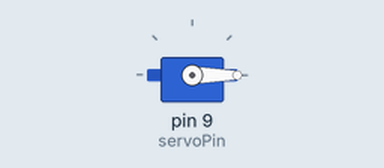
This sketch was run on a simulated Arduino Uno, built with avr-gcc and run on an emulated ATmega328P. Parts: servo.

Above: at 0.05 s.
Timing chart, 0 to 4.6 s (numbered marks = the images above):
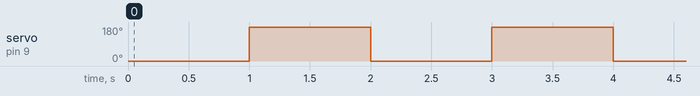

The sketch:

9g_micro_servo_kod.ino
```cpp
#include <Servo.h>

// Definicja pinu, do którego podłączony jest serwomechanizm
const int servoPin = 9; // Przykładowy pin, dostosuj do swojego projektu

Servo myServo; // Utworzenie obiektu serwomechanizmu

void setup() {
  // Inicjalizacja serwomechanizmu
  myServo.attach(servoPin);
}

void loop() {
  // Obrót serwomechanizmem w jednym kierunku
  myServo.write(0); // Ustawienie kąta na 0 stopni
  delay(1000); // Opóźnienie 1 sekundy
  // Obrót serwomechanizmem w drugim kierunku
  myServo.write(180); // Ustawienie kąta na 180 stopni
  delay(1000); // Opóźnienie 1 sekundy
}
```

Measured:
- by itself, servo on pin 9 (servoPin): alternates 180° for 1.0 s and 0° for 1.0 s
